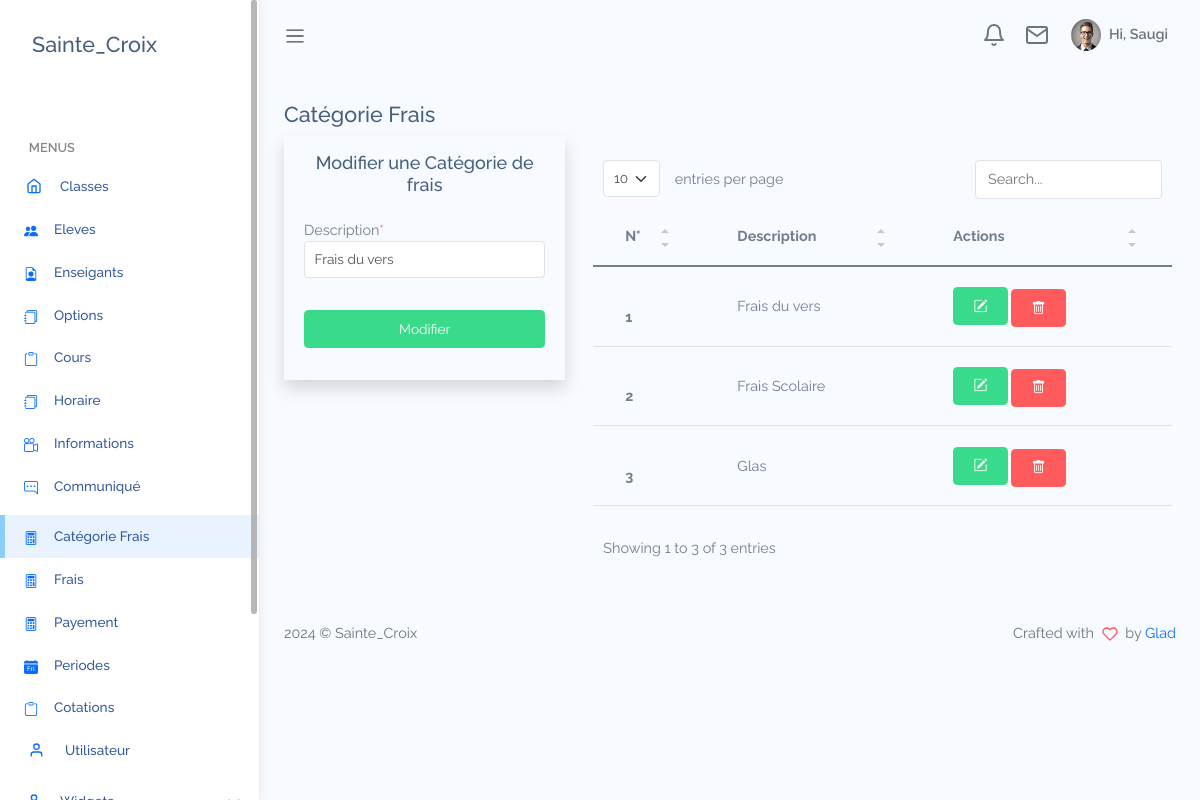
The app's page /views/CatFrais.php?idCatFrais=1 with its own data.
### tables this page shows
CREATE TABLE `catfrais` (
  `id` int(11) NOT NULL,
  `description` varchar(50) NOT NULL,
  `statut` int(11) NOT NULL
);

### models/select/select-CatFrais.php (called while the page is built)
<?php
    if (isset($_GET['idCatFrais'])){
        $id=$_GET['idCatFrais'];
        $getDataMod=$connexion->prepare("SELECT * FROM `catFrais` WHERE id=?");
        $getDataMod->execute([$id]);
        $tab=$getDataMod->fetch();
        $url="../models/updat/up-CatFrais-post.php?idCatFrais=".$id;
        $btn="Modifier";
        $title="Modifier une Catégorie de frais";
    }
    else{
        $url="../models/add/add-CatFrais-post.php";
        $btn="Enregistrer";
        $title="Ajouter une Catégorie de frais";
    }
    if(isset($_GET['search']) && !empty($_GET['search'])){
        $search=$_GET['search'];
        $getData=$connexion->prepare("SELECT * from client WHERE supprimer=0 AND client.nom LIKE ? OR client.postnom LIKE ? OR
        client.prenom LIKE ? OR client.genre LIKE ? OR client.adresse LIKE ? OR client.telephone LIKE ?");
        $getData->execute(["%".$search."%", "%".$search."%", "%".$search."%", "%".$search."%", "%".$search."%","%".$search."%"]);
    }
    else{
        $statut=0;
        $getData=$connexion->prepare("SELECT * from `catfrais` WHERE `statut`=?");
        $getData->execute([$statut]);
    }

### views/CatFrais.php (the view, shortened to what this page needs)
<?php
include '../connexion/connexion.php';
require_once('../models/select/select-CatFrais.php');
?>
<!DOCTYPE html>
<html lang="en">
<head>
    <?php require_once('style.php') ?>
</head>
<body>
    <div id="app">
        <?php
        require_once('aside1.php');
        ?>
        <div id="main">
            <?php require_once('navbar.php') ?>
            <div class="main-content container-fluid">
                <div class="row">
                    <div class="col-12">
                        <h4>Catégorie Frais</h4>
                    </div>
                    <div class="col-xl-4 col-lg-4 col-md-6">
                        <form action="<?= $url ?>" class="shadow p-3" method="POST">
                            <h5 class="text-center"><?= $title ?></h5>
                            <div class="row">
                                <div class="col-12 p-3">
                                    <label for="">Description<span class="text-danger">*</span></label>
                                    <input required type="text" class="form-control" name="description" placeholder="Entrez la description" <?php if (isset($_GET['idCatFrais'])) { ?>
                                        value="<?php echo $tab['description']; ?> <?php }?>">
                                </div>
                                <div class="col-12 p-3">
                                    <input type="submit" class="btn btn-success w-100" name="Valider" value="<?= $btn ?>">
                                </div>
                            </div>
                        </form>
                    </div>
                    <div class="col-xl-8 col-lg-8 col-md-6 table-responsive px-3 pt-3">
                        <table class='table table-hover' id="table1">
                            <thead>
                                <tr>
                                    <th>N°</th>
                                    <th>Description</th>
                                    <th>Actions</th>
                                </tr>
                            </thead>
                            <tbody>
                                <?php
                                $n = 0;
                                while ($idCatFrais = $getData->fetch()) {
                                    $n++;
                                ?>
                                    <tr>
                                        <th scope="row"><?= $n; ?></th>
                                        <td> <?= $idCatFrais["description"] ?></td>
                                        <td>
                                        <a href='CatFrais.php?idCatFrais=<?= $idCatFrais['id'] ?>' class="btn btn-sm btn-success">
                                            <i class="bi bi-pencil-square"></i>
                                        </a>
                                        <a onclick=" return confirm('Voulez-vous vraiment supprimer ?')" href="../models/delete/del-CatFrais-post.php?idSupCatFrais=<?= $idCatFrais['id'] ?>" class="btn btn-danger btn-sm mt-1">
                                            <i class="bi bi-trash"></i>
                                        </a>
                                    </td>
                                    </tr>
                                <?php
                                }
                                ?>
                            </tbody>
                        </table>
                    </div>
                </div>
            </div>
            <footer>
                <div class="footer clearfix mb-0 text-muted">
                    <div class="float-start">
                        <p>2024 &copy; Sainte_Croix</p>
                    </div>
                    <div class="float-end">
                        <p>Crafted with <span class='text-danger'><i data-feather="heart"></i></span> by <a href="wa.me:0997019883">Glad</a></p>
                    </div>
                </div>
            </footer>
        </div>
    </div>
</body>
</html>

### assets/css/app.css (style rules this page uses)
* { font-family:Raleway }
#app { position:relative }
#main { margin-left:260px;background-color:#f7faff;min-height:100vh;transition:margin-left .6s ease-out }
#main .main-content { padding:2rem 1.5rem }
.feather,i { font-size:14px;height:1rem }
footer { padding:1rem 1.5rem }
.btn i,.btn svg { width:16px;height:16px }
.btn.btn-danger,.btn.btn-dark,.btn.btn-info,.btn.btn-light,.btn.btn-link,.btn.btn-primary,.btn.btn-secondary,.btn.btn-success,.btn.btn-warning { color:#fff }
.dataTable-table td,.dataTable-table thead th,.table td,.table thead th { vertical-align:middle }
.dataTable-table thead th,.table thead th { border-bottom:2px solid #475f7b }

### records on screen
catfrais: description "Frais du vers"
catfrais: description "Frais Scolaire"
catfrais: description "Glas"

### other values on screen
$title "Modifier une Catégorie de frais"
